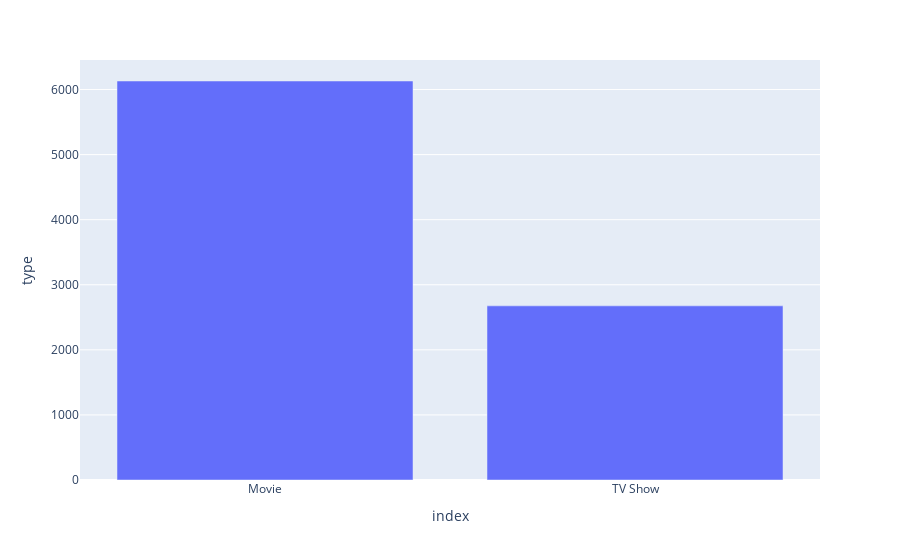

Notebook code cell kept with this figure:
### Code cell
fig=px.bar(recent, y='type')
fig.show()

### Figure 1 — Plotly figure (JSON) as saved in the notebook; plotly's stock layout.template omitted (floating-point values rounded to 4 significant figures)
{"data": [{"alignmentgroup": "True", "hovertemplate": "index=%{x}<br>type=%{y}<extra></extra>", "legendgroup": "", "marker": {"color": "#636efa"}, "name": "", "offsetgroup": "", "orientation": "v", "showlegend": false, "textposition": "auto", "type": "bar", "x": ["Movie", "TV Show"], "xaxis": "x", "y": [6131, 2676], "yaxis": "y"}], "layout": {"barmode": "relative", "legend": {"tracegroupgap": 0}, "margin": {"t": 60}, "xaxis": {"anchor": "y", "domain": [0, 1], "title": {"text": "index"}}, "yaxis": {"anchor": "x", "domain": [0, 1], "title": {"text": "type"}}}}
